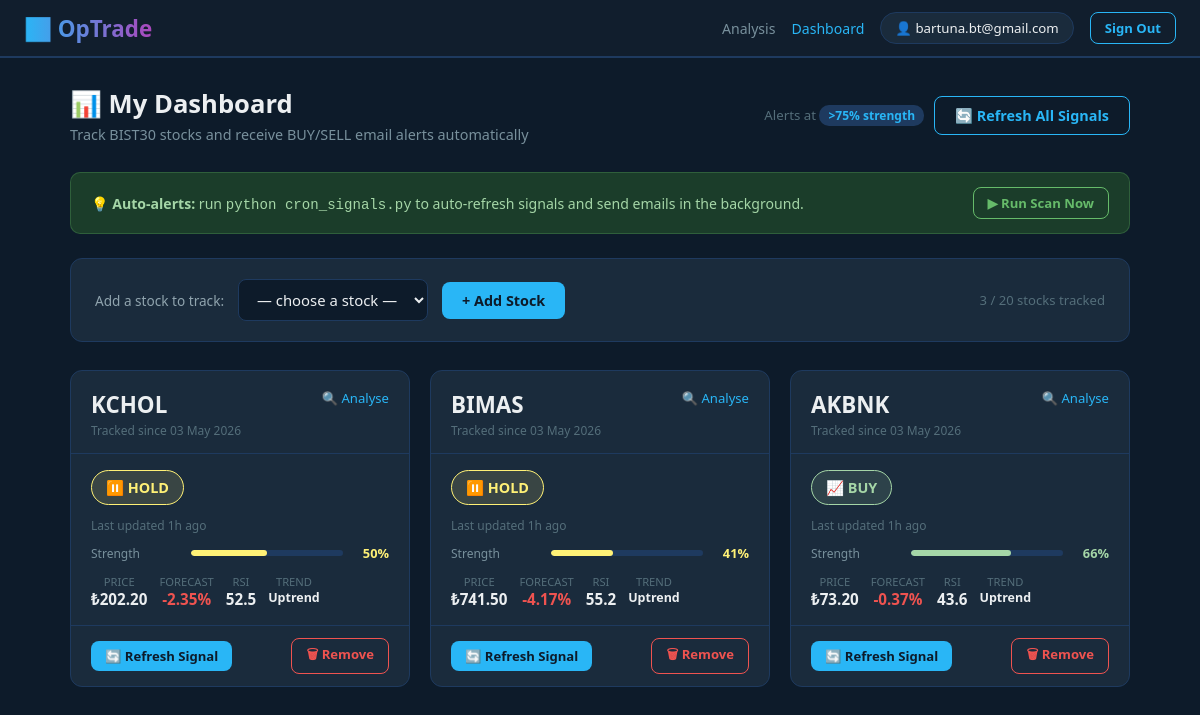
The page /dashboard (signed in) on the database as committed earlier.
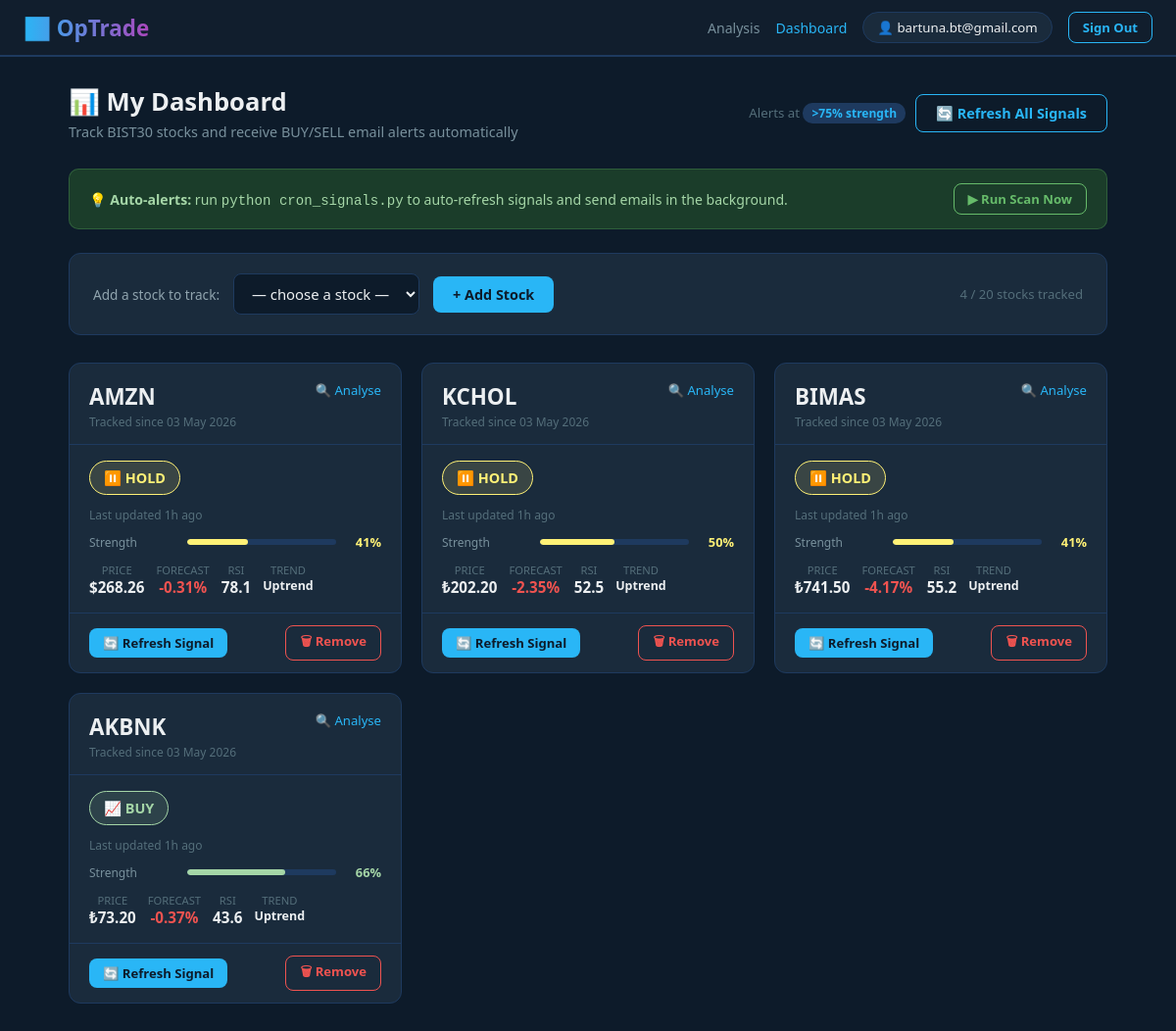
The same page on the database as committed later.
### tables this page shows
CREATE TABLE users (
            id            INTEGER  PRIMARY KEY AUTOINCREMENT,
            email         TEXT     UNIQUE NOT NULL,
            password_hash TEXT     NOT NULL,
            created_at    DATETIME DEFAULT CURRENT_TIMESTAMP
        );

CREATE TABLE tracked_stocks (
            id         INTEGER  PRIMARY KEY AUTOINCREMENT,
            user_id    INTEGER  NOT NULL,
            ticker     TEXT     NOT NULL,
            created_at DATETIME DEFAULT CURRENT_TIMESTAMP,
            FOREIGN KEY (user_id) REFERENCES users(id) ON DELETE CASCADE,
            UNIQUE(user_id, ticker)
        );

CREATE TABLE signals (
            id              INTEGER  PRIMARY KEY AUTOINCREMENT,
            ticker          TEXT     NOT NULL,
            signal_type     TEXT     NOT NULL,
            signal_strength INTEGER  NOT NULL,
            score           INTEGER,
            last_price      REAL,
            next_day_price  REAL,
            price_change    REAL,
            rsi             REAL,
            trend           TEXT,
            hmm_label       TEXT,
            summary         TEXT,
            checked_at      DATETIME DEFAULT CURRENT_TIMESTAMP
        );

### app.py (the view)
@app.route('/dashboard')
@login_required
def dashboard():
    uid     = session['user_id']
    tracked = db_get_tracked(uid)
    signals_data = {}
    for t in tracked:
        sig = db_get_signal(t['ticker'])
        if sig:
            sig['currency'] = 'TRY' if t['ticker'] in BIST30_STOCKS else 'USD'
            sig['currency_symbol'] = '₺' if t['ticker'] in BIST30_STOCKS else '$'
        signals_data[t['ticker']] = sig
    return render_template('dashboard.html',
        user=db_find_user_by_id(uid),
        tracked=tracked,
        tracked_tickers={t['ticker'] for t in tracked},
        signals=signals_data,
        bist30_stocks=BIST30_STOCKS,
        sp500_stocks=SP500_STOCKS,
        csrf=get_csrf(),
        alert_threshold=ALERT_THRESHOLD,
        max_tracked=MAX_TRACKED,
    )

### app.py (called while the page is built)
@contextlib.contextmanager
def get_db():
    conn = sqlite3.connect(DB_PATH)
    conn.row_factory = sqlite3.Row
    conn.execute("PRAGMA foreign_keys = ON")
    try:
        yield conn
        conn.commit()
    except Exception:
        conn.rollback()
        raise
    finally:
        conn.close()

def db_find_user_by_id(user_id):
    with get_db() as conn:
        row = conn.execute(
            "SELECT id, email, created_at FROM users WHERE id = ?", (user_id,)
        ).fetchone()
        return dict(row) if row else None

def db_get_tracked(user_id):
    with get_db() as conn:
        rows = conn.execute(
            "SELECT ticker, created_at FROM tracked_stocks WHERE user_id = ? ORDER BY created_at DESC",
            (user_id,)
        ).fetchall()
        return [dict(r) for r in rows]

def db_get_signal(ticker):
    with get_db() as conn:
        row = conn.execute(
            "SELECT * FROM signals WHERE ticker = ? LIMIT 1", (ticker.upper(),)
        ).fetchone()
        return dict(row) if row else None

@app.template_filter('time_ago')
def time_ago(dt_str):
    try:
        diff = (datetime.utcnow() - datetime.fromisoformat(str(dt_str))).total_seconds()
        if diff < 60:    return 'Just now'
        if diff < 3600:  return f'{int(diff / 60)}m ago'
        if diff < 86400: return f'{int(diff / 3600)}h ago'
        return f'{int(diff / 86400)}d ago'
    except Exception:
        return str(dt_str)

@app.template_filter('format_date')
def format_date(dt_str):
    try:
        return datetime.fromisoformat(str(dt_str)).strftime('%d %b %Y')
    except Exception:
        return str(dt_str)

@app.template_filter('numfmt')
def numfmt(value, decimals=2):
    try:
        return f'{float(value):,.{decimals}f}'
    except (TypeError, ValueError):
        return '--'

@app.template_filter('signal_color')
def signal_color(signal_type):
    for k, v in SIGNAL_COLORS.items():
        if k in (signal_type or ''):
            return v
    return '#78909C'

@app.template_filter('signal_emoji')
def signal_emoji(signal_type):
    for k, v in SIGNAL_EMOJIS.items():
        if k in (signal_type or ''):
            return v
    return '❓'

def login_required(f):
    @wraps(f)
    def decorated(*args, **kwargs):
        if 'user_id' not in session:
            return redirect(url_for('auth'))
        return f(*args, **kwargs)
    return decorated

def get_csrf():
    if 'csrf' not in session:
        session['csrf'] = secrets.token_hex(16)
    return session['csrf']

### templates/dashboard.html (shortened to what this page needs)
<!DOCTYPE html>
<html lang="en">
<head>
</head>
<body>
<nav>
  <a class="nav-brand" href="/">📈 OpTrade</a>
  <a class="nav-link"  href="/">Analysis</a>
  <a class="nav-link"  href="/dashboard" style="color:#29B6F6;">Dashboard</a>
  <span class="nav-pill">👤 {{ user.email }}</span>
  <form method="post" action="/logout" style="margin:0">
    <button type="submit" class="btn btn-sm btn-outline">Sign Out</button>
  </form>
</nav>
<div class="container">
  <div class="page-hdr">
    <div>
      <h1>📊 My Dashboard</h1>
      <p>Track BIST30 stocks and receive BUY/SELL email alerts automatically</p>
    </div>
    <div style="display:flex;gap:10px;align-items:center">
      <span style="color:#546E7A;font-size:.83rem">
        Alerts at <span class="threshold-badge">&gt;{{ alert_threshold }}% strength</span>
      </span>
      <button class="btn btn-outline" onclick="runAllSignals()" id="btn-refresh-all">
        🔄 Refresh All Signals
      </button>
    </div>
  </div>
  <div class="cron-bar">
    <p>💡 <strong>Auto-alerts:</strong> run <code>python cron_signals.py</code> to auto-refresh signals and send emails in the background.</p>
    <button class="btn btn-sm btn-outline" style="border-color:#66BB6A;color:#66BB6A"
            onclick="triggerCron()">▶ Run Scan Now</button>
  </div>
  <div class="add-bar">
    <label>Add a stock to track:</label>
    <select id="add-select">
      <option value="">— choose a stock —</option>
    </select>
    <button class="btn btn-primary" onclick="addStock()">+ Add Stock</button>
    <span style="color:#546E7A;font-size:.82rem;margin-left:auto">
      {{ tracked | length }} / {{ max_tracked }} stocks tracked
    </span>
  </div>
  {% if not tracked %}
  <div class="empty-state">
    <div class="big">📭</div>
    <h3>No stocks tracked yet</h3>
    <p>Add a BIST30 stock above to start receiving AI signal alerts.</p>
  </div>
  {% else %}
  <div class="grid" id="stock-grid">
    {% for t in tracked %}
    {% set ticker = t.ticker %}
    {% set sig = signals.get(ticker) %}
    <div class="stock-card" id="card-{{ ticker }}">
      <div class="card-top">
        <div style="display:flex;justify-content:space-between;align-items:flex-start">
          <div>
            <div class="card-ticker">{{ ticker }}</div>
            <div class="card-added">Tracked since {{ t.created_at | format_date }}</div>
          </div>
          <a href="/?stock={{ ticker }}" target="_blank"
             style="color:#29B6F6;font-size:.82rem;text-decoration:none" title="Open analysis">
            🔍 Analyse
          </a>
        </div>
      </div>
      <div class="sig-section" id="sig-{{ ticker }}">
        {% if sig %}
          {% set sc = sig.signal_type | signal_color %}
          {% set se = sig.signal_type | signal_emoji %}
          <div class="sig-badge" style="background:{{ sc }}22;border:1.5px solid {{ sc }};color:{{ sc }}">
            {{ se }} {{ sig.signal_type }}
          </div>
          <div class="sig-time">Last updated {{ sig.checked_at | time_ago }}</div>
          <div class="str-row">
            <span class="str-label">Strength</span>
            <div class="str-bar">
              <div class="str-fill" style="width:{{ sig.signal_strength }}%;background:{{ sc }}"></div>
            </div>
            <span class="str-pct" style="color:{{ sc }}">{{ sig.signal_strength }}%</span>
          </div>
          <div class="mini-metrics">
            {% if sig.last_price %}
            <div class="mini-m">
              <div class="mm-l">Price</div>
              <div class="mm-v">{{ sig.currency_symbol }}{{ sig.last_price | numfmt(2) }}</div>
            </div>
            {% endif %}
            {% if sig.price_change is not none %}
            <div class="mini-m">
              <div class="mm-l">Forecast</div>
              <div class="mm-v" style="color:{% if sig.price_change >= 0 %}#66BB6A{% else %}#EF5350{% endif %}">
                {% if sig.price_change >= 0 %}+{% endif %}{{ sig.price_change | numfmt(2) }}%
              </div>
            </div>
            {% endif %}
            {% if sig.rsi %}
            <div class="mini-m">
              <div class="mm-l">RSI</div>
              <div class="mm-v">{{ sig.rsi | numfmt(1) }}</div>
            </div>
            {% endif %}
            {% if sig.trend %}
            <div class="mini-m">
              <div class="mm-l">Trend</div>
              <div class="mm-v" style="font-size:.78rem">{{ sig.trend }}</div>
            </div>
            {% endif %}
          </div>
        {% else %}
          <div class="no-signal">
            No signal yet — click <strong>Refresh</strong> to run the AI analysis
          </div>
        {% endif %}
      </div>
      <div class="card-actions">
        <button class="btn btn-sm btn-primary" onclick="refreshSignal('{{ ticker }}')"
                id="refresh-{{ ticker }}">
          🔄 Refresh Signal
        </button>
        <button class="btn btn-sm btn-danger" onclick="removeStock('{{ ticker }}')">
          🗑 Remove
        </button>
      </div>
    </div>
    {% endfor %}
  </div>
  {% endif %}
</div>
</body>
</html>

### templates/dashboard.html (style rules this page uses)
* { box-sizing:border-box;margin:0;padding:0 }
body { background:#0D1B2A;color:#ECEFF1;font-family:'Segoe UI',system-ui,sans-serif;min-height:100vh }
nav { background:#111E2D;border-bottom:2px solid #1E3A5F;padding:0 24px;display:flex; align-items:center;height:58px;gap:16px }
.nav-brand { font-size:1.4rem;font-weight:800; background:linear-gradient(90deg,#29B6F6,#AB47BC); -webkit-background-clip:text;-webkit-text-fill-color:transparent; text-decoration:none;margin-right:auto }
.nav-link { color:#78909C;text-decoration:none;font-size:.88rem;transition:color .2s }
.nav-pill { background:#1A2B3C;border:1px solid #1E3A5F;color:#ECEFF1; padding:6px 14px;border-radius:20px;font-size:.83rem }
.container { max-width:1100px;margin:0 auto;padding:28px 20px }
.page-hdr { display:flex;align-items:center;justify-content:space-between; margin-bottom:28px;flex-wrap:wrap;gap:12px }
.page-hdr h1 { font-size:1.6rem;font-weight:700 }
.page-hdr p { color:#78909C;font-size:.9rem;margin-top:4px }
.add-bar { background:#1A2B3C;border:1px solid #1E3A5F;border-radius:12px; padding:20px 24px;margin-bottom:28px;display:flex;align-items:center;gap:14px;flex-wrap:wrap }
.add-bar label { color:#90A4AE;font-size:.85rem;white-space:nowrap }
.add-bar select { background:#0D1B2A;border:1.5px solid #1E3A5F;color:#ECEFF1; padding:9px 14px;border-radius:8px;font-size:.93rem;font-family:inherit;min-width:160px }
.btn { padding:9px 20px;border-radius:8px;border:none;cursor:pointer; font-family:inherit;font-size:.9rem;font-weight:600;transition:all .2s }
.btn-primary { background:#29B6F6;color:#0D1B2A }
.btn-outline { background:transparent;border:1.5px solid #29B6F6;color:#29B6F6 }
.btn-danger { background:transparent;border:1.5px solid #EF5350;color:#EF5350 }
.btn-sm { padding:6px 14px;font-size:.82rem }
.grid { display:grid;grid-template-columns:repeat(auto-fill,minmax(320px,1fr));gap:20px }
.stock-card { background:#1A2B3C;border:1px solid #1E3A5F;border-radius:12px; overflow:hidden;transition:border-color .2s }
.card-top { padding:18px 20px 14px;border-bottom:1px solid #1E3A5F }
.card-ticker { font-size:1.4rem;font-weight:800;color:#ECEFF1 }
.card-added { font-size:.75rem;color:#546E7A;margin-top:2px }
.sig-section { padding:16px 20px }
.sig-badge { display:inline-flex;align-items:center;gap:7px;padding:7px 14px; border-radius:20px;font-size:.9rem;font-weight:700;margin-bottom:12px }
.sig-time { font-size:.75rem;color:#546E7A;margin-bottom:10px }
.str-row { display:flex;align-items:center;gap:10px;margin-bottom:12px }
.str-label { font-size:.75rem;color:#78909C;width:90px;flex-shrink:0 }
.str-bar { flex:1;height:6px;background:#1E3A5F;border-radius:3px;overflow:hidden }
.str-fill { height:100%;border-radius:3px;transition:width .6s }
.str-pct { font-size:.8rem;font-weight:700;width:36px;text-align:right }
.mini-metrics { display:flex;gap:12px;flex-wrap:wrap }
.mini-m { text-align:center }
.mini-m .mm-l { color:#546E7A;font-size:.7rem;text-transform:uppercase }
.mini-m .mm-v { font-size:.95rem;font-weight:700;color:#ECEFF1 }
.card-actions { padding:12px 20px;border-top:1px solid #1E3A5F; display:flex;gap:10px;justify-content:space-between;align-items:center }
.cron-bar { background:#1B3D2A;border:1px solid #66BB6A44;border-radius:10px; padding:14px 20px;margin-bottom:24px;display:flex;align-items:center; justify-content:space-between;gap:12px;flex-wrap:wrap }
.cron-bar p { font-size:.88rem;color:#A5D6A7 }
.threshold-badge { background:#1E3A5F;color:#29B6F6;padding:2px 9px; border-radius:10px;font-size:.75rem;font-weight:700 }

Rows that differ between the two databases and show on the page:
added tracked_stocks: ticker "AMZN", created_at "03 May 2026", se "⏸️", currency_symbol "$"
added signals: signal_type "HOLD", checked_at "1h ago", signal_strength "41", last_price|numfmt "268.26", price_change|numfmt "-0.31", rsi|numfmt "78.1", trend "Uptrend"
Other text that changed with them:
{{ tracked | length }}: "3" → "4"
